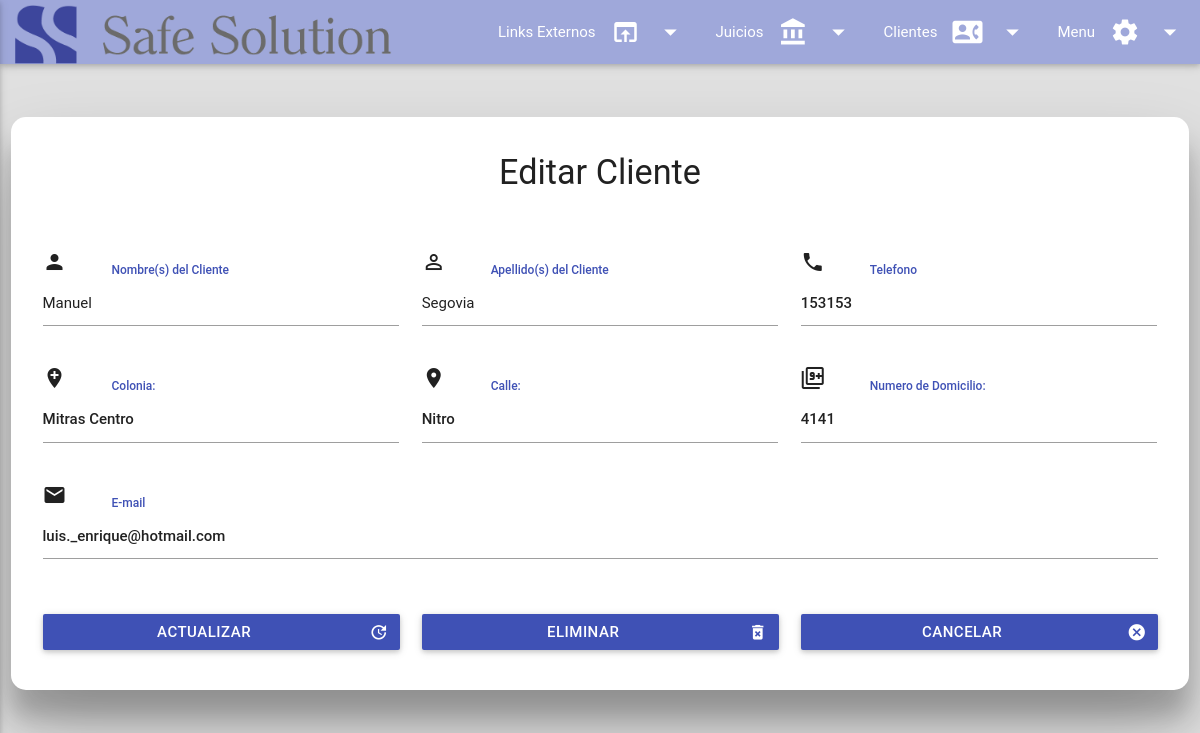
The page /phps/Editar_cliente2.php?id=6 (signed in) on the database its author committed.
### tables this page shows
CREATE TABLE IF NOT EXISTS `clientes` (
  `id_cliente` int(11) NOT NULL AUTO_INCREMENT,
  `nombres` varchar(250) NOT NULL,
  `apellidos` varchar(250) NOT NULL,
  `telefono` int(250) NOT NULL,
  `colonia` varchar(250) NOT NULL,
  `calle` varchar(250) NOT NULL,
  `numero` varchar(250) NOT NULL,
  `email` varchar(250) NOT NULL,
  `opciones` varchar(250) NOT NULL,
  `fecha_registro` date NOT NULL,
  PRIMARY KEY (`id_cliente`)
);

### phps/Editar_cliente2.php (the view, shortened to what this page needs)
<!DOCTYPE html>
<html>
  <head>
    <link type="text/css" rel="stylesheet" href="../css/materialize.css"  media="screen,projection"/>
  </head>
  <body class="grey lighten-2">
  <?php
$id=$_GET['id'];
$conexion = crearConexion();
$sqll = "SELECT * FROM Clientes Where id_cliente=$id";
$resultado = $conexion -> query($sqll);
$fila = mysqli_fetch_object($resultado);
$nombree = $fila->nombres;
$apellidos = $fila->apellidos;
$telefono = $fila->telefono;
$colonia = $fila->colonia;
$calle = $fila->calle;
$numero = $fila->numero;
$email = $fila->email;
?>
   <nav>
      <div class="nav-wrapper">
        <a href="#!" class="brand-logo"><img  src="../images/Safe(1).png"></a>
        <ul class="right hide-on-med-and-down">
          <li><a class="dropdown-button" href="#!" data-activates="dropdown5"><i class="material-icons right">arrow_drop_down</i>Links Externos<i class="material-icons right">open_in_browser</i></a></li>
          <li><a class="dropdown-button" href="#!" data-activates="dropdown2"><i class="material-icons right">arrow_drop_down</i>Juicios<i class="material-icons right">account_balance</i></a></li>
          <li><a class="dropdown-button" href="#!" data-activates="dropdown1"><i class="material-icons right">arrow_drop_down</i>Clientes<i class="material-icons right">contact_phone</i></a></li>
          <li><a class="dropdown-button" href="#!" data-activates="dropdown3"><i class="material-icons right">arrow_drop_down</i>Menu<i class="material-icons right">settings</i></a></li>
        </ul>
      </div>
    </nav>
    <br><br>
    <div class="row">
      <form class="col s12" action="Actualizar_clientes.php" method="POST">
        <div class="card-panel z-depth-5">
          <h4 align="center">Editar Cliente</h4><br><br>
          <div class="row">
            <div class="col s12 m4 l4">
              <i class="material-icons prefix">person</i><label><strong>Nombre(s) del Cliente</strong></label><input type="text" id="nombres" value="<?php print $nombree; ?>"  name="nombres" class="validate" length="20">
            </div>
            <div class="col s12 m4 l4"><i class="material-icons prefix">person_outline</i><label for="icon_prefix2"><strong>Apellido(s) del Cliente</strong></label><input type="text" id="apellidos" value="<?php print $apellidos; ?>"  name="apellidos" class="validate" length="20">
          </div><strong>
          <div class="col s12 m4 l4"><i class="material-icons prefix">local_phone</i><label for="icon_prefix2"><strong>Telefono</strong></label><input type="text" id="telefono" value="<?php print $telefono; ?>"  name="telefono" class="validate" length="15">
        </div>
      </div>
      <div class="row">
        <div class="col s12 m4 l4">
          <i class="material-icons prefix">add_location</i><label for="icon_prefix2"><strong>Colonia:</strong></label><input type="text" id="colonia" value="<?php print $colonia; ?>"  name="colonia" class="validate" length="30">
        </div>
        <div class="col s12 m4 l4"><i class="material-icons prefix">place</i><label for="icon_prefix2"><strong>Calle:</strong></label><input type="text" id="calle" value="<?php print $calle; ?>"  name="calle" class="validate" length="30">
      </div>
      <div class="col s12 m4 l4"><i class="material-icons prefix">filter_9_plus</i><label for="icon_prefix2"><strong>Numero de Domicilio:</strong></label><input type="text" id="numero" value="<?php print $numero; ?>"  name="numero" class="validate" length="5">
    </div>
  </div>
  <div class="row">
    <div class="col s12">
      <i class="material-icons prefix"></i><label for="icon_prefix2"><strong>E-mail</strong></label><input type="email" id="email" value="<?php print $email; ?>"  name="email" class="validate" length="50">
    </div>
  </div>
  <div class="row">
    <div class="col s12 m4 l4">
      <button class="btn waves-effect waves-light input-field col s12" type="submit" name="submit" value="Actualizar">Actualizar
      <i class="material-icons right">update</i>
      </button>
    </div>
    <div class="col s12 m4 l4">
      <button class="btn waves-effect waves-light input-field col s12" type="submit" name="submit" value="Eliminar">Eliminar
      <i class="material-icons right">delete_forever</i>
      </button>
    </div>
    <div class="col s12 m4 l4">
      <button class="btn waves-effect waves-light input-field col s12" type="button" name="action"  onclick = "redireccionar1()">Cancelar
      <i class="material-icons right">cancel</i>
      </button>
    </div>
  </div>
</form>
</div>
</body>
</html>

### rows shown on the page
clientes: nombres "Manuel", apellidos "Segovia", telefono "153153", colonia "Mitras Centro", calle "Nitro", numero "4141", email "luis._enrique@hotmail.com"
